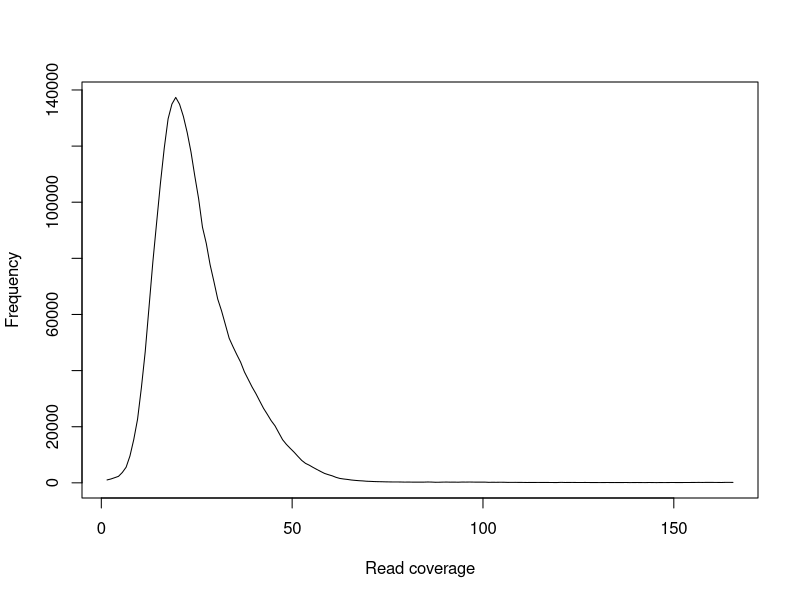

Generate this figure with R:
x = c(1.5,2.5,3.5,4.5,5.5,6.5,7.5,8.5,9.5,10.5,11.5,12.5,13.5,14.5,15.5,16.5,17.5,18.5,19.5,20.5,21.5,22.5,23.5,24.5,25.5,26.5,27.5,28.5,29.5,30.5,31.5,32.5,33.5,34.5,35.5,36.5,37.5,38.5,39.5,40.5,41.5,42.5,43.5,44.5,45.5,46.5,47.5,48.5,49.5,50.5,51.5,52.5,53.5,54.5,55.5,56.5,57.5,58.5,59.5,60.5,61.5,62.5,63.5,64.5,65.5,66.5,67.5,68.5,69.5,70.5,71.5,72.5,73.5,74.5,75.5,76.5,77.5,78.5,79.5,80.5,81.5,82.5,83.5,84.5,85.5,86.5,87.5,88.5,89.5,90.5,91.5,92.5,93.5,94.5,95.5,96.5,97.5,98.5,99.5,100.5,101.5,102.5,103.5,104.5,105.5,106.5,107.5,108.5,109.5,110.5,111.5,112.5,113.5,114.5,115.5,116.5,117.5,118.5,119.5,120.5,121.5,122.5,123.5,124.5,125.5,126.5,127.5,128.5,129.5,130.5,131.5,132.5,133.5,134.5,135.5,136.5,137.5,138.5,139.5,140.5,141.5,142.5,143.5,144.5,145.5,146.5,147.5,148.5,149.5,150.5,151.5,152.5,153.5,154.5,155.5,156.5,157.5,158.5,159.5,160.5,161.5,162.5,163.5,164.5,165.5)
y = c(1033,1372,1837,2315,3688,5576,9560,15418,22700,33909,46680,62601,78640,92821,106865,119384,129722,134972,137347,134924,130592,124839,117867,109280,101218,91128,85336,77751,71747,65491,61306,56431,51523,48524,45688,42996,39524,36847,34163,31796,29158,26565,24408,22159,20339,17847,15372,13695,12289,10944,9447,8006,6944,6283,5486,4749,4036,3353,2907,2499,1962,1574,1372,1214,1014,882,767,692,574,524,459,417,394,354,332,309,317,299,263,282,258,258,250,256,301,279,211,220,262,277,245,257,231,277,268,292,267,247,249,256,187,207,195,220,207,164,173,176,156,151,126,134,135,148,130,142,125,117,118,173,126,137,145,125,119,128,127,108,109,101,108,123,112,104,107,110,127,91,116,119,106,93,126,107,90,118,96,111,128,115,106,119,122,129,140,156,139,161,162,151,141,123,170,169,161)
pdf("01.stats.read_coverage.pdf")
plot(x, y, xlab="Read coverage", ylab="Frequency", type="l")
dev.off()
